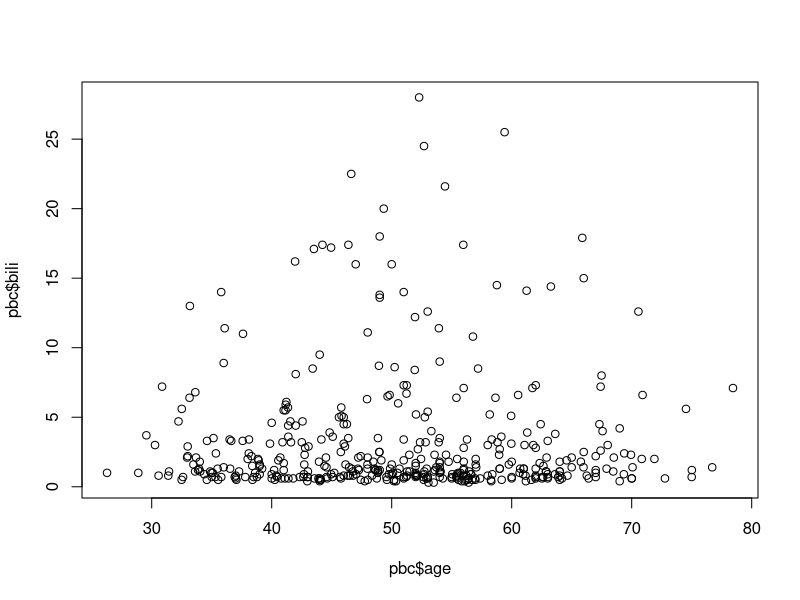
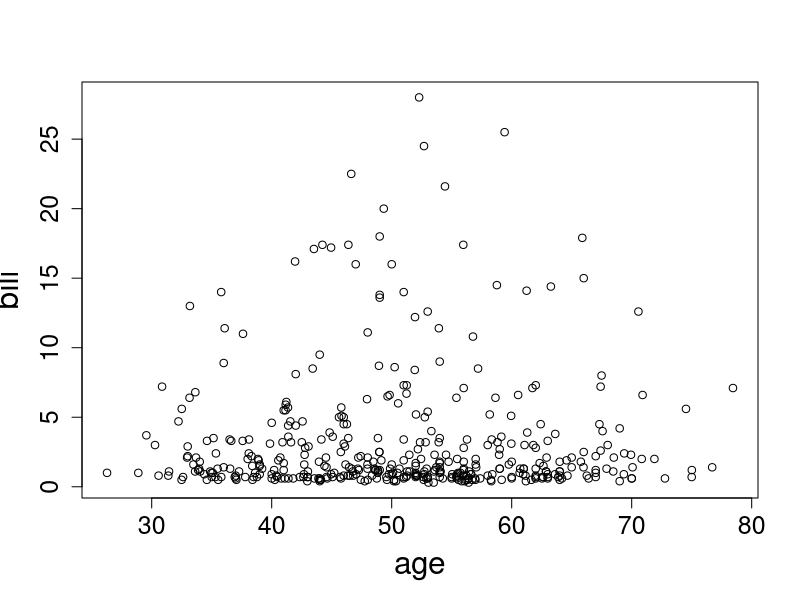
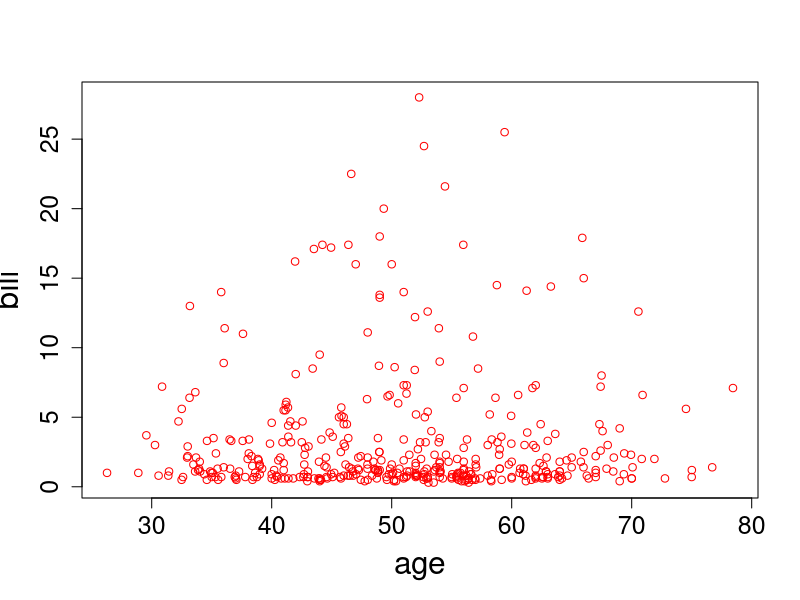
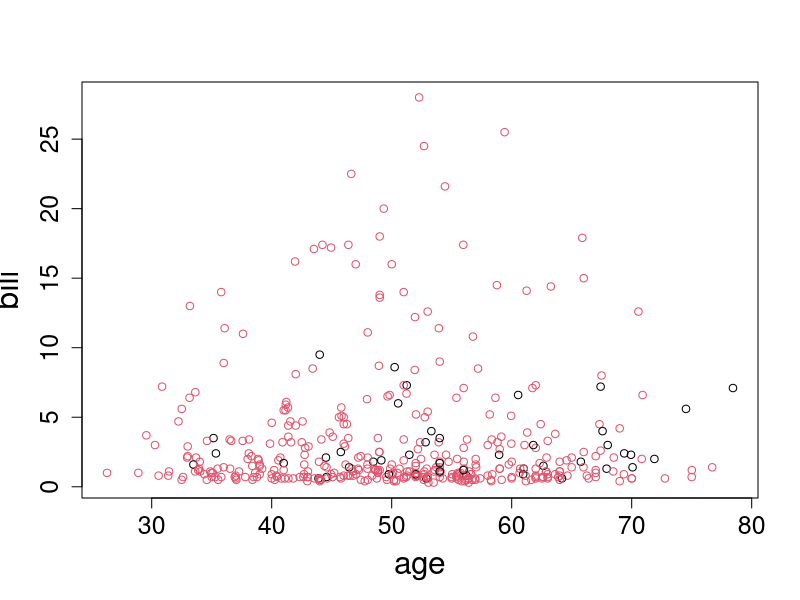
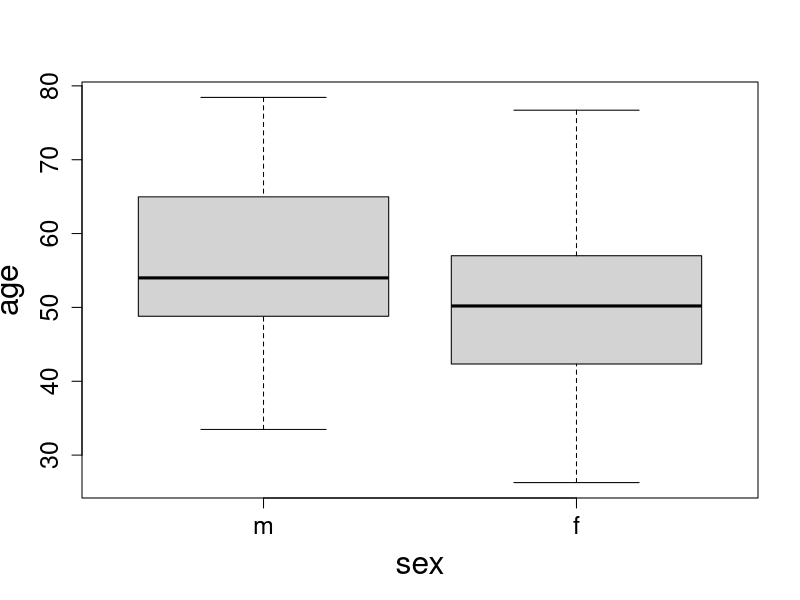
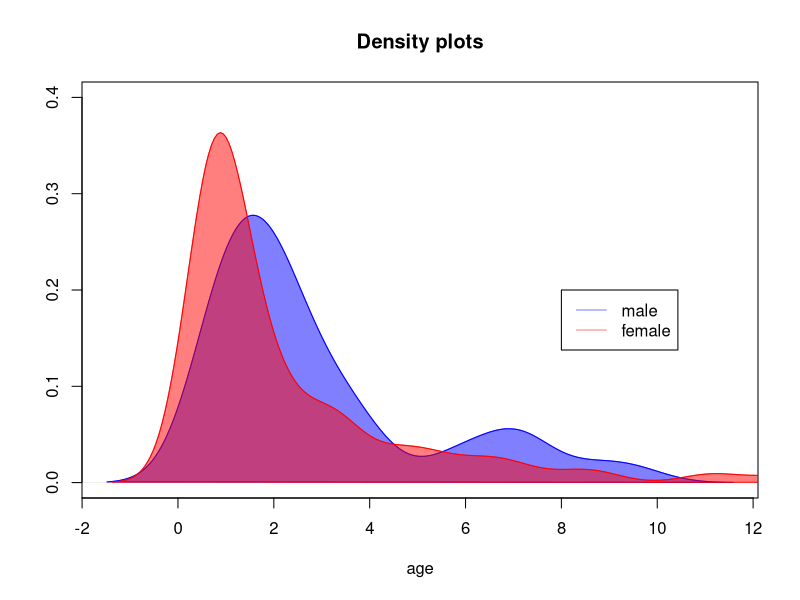
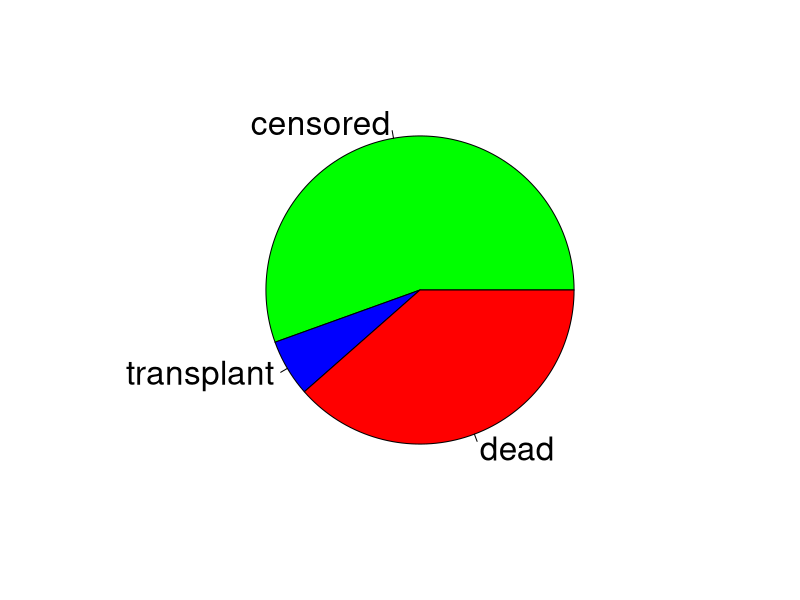

Source code (R) for these figures, in order:
## ---- chunk 1
knitr::knit_hooks$set(
  nospace = function(before, options, envir) {
    if (before) {
      knitr::asis_output("\\vspace*{-1.5ex}")
    }
  }
)

knitr::opts_chunk$set(echo = FALSE, comment=NA)

library(survival)
library(knitr)
library(kableExtra)
library(dplyr)
## ---- chunk 2
dt <- as.data.frame(pbc[1:5,c(1:6,11,12)])
kable(dt, "latex", booktabs = T, align = "c") %>%
 kable_styling(full_width = F) 
## ---- chunk 3
dt <- as.data.frame(pbc[1:5,c(1:6,11,12)])
dt <- format(dt, digits = 7)
dt %>%
 mutate(
   dt = row.names(.),
   age = cell_spec(age, "latex", color = ifelse(age >= 70, "red", "black"), 
                   bold = ifelse(age >= 70, "TRUE", "FALSE"), align = c("c", rep("c", 4))),
   time = cell_spec(time, "latex", align = c("c", rep("c", 4))),
   id = cell_spec(id, "latex", align = c("c", rep("c", 4))),
   sex = cell_spec(sex, "latex", align = c("c", rep("c", 4))),
   status = cell_spec(status, "latex", align = c("c", rep("c", 4))),
   trt = cell_spec(trt, "latex", align = c("c", rep("c", 4))),
   bili = cell_spec(bili, "latex", align = c("c", rep("c", 4))),
   chol = cell_spec(chol, "latex", align = c("c", rep("c", 4))),
   )%>%
select(id, time, status, trt, age, sex, bili, chol) %>%
kable("latex", escape = F, booktabs = T, align = "c")  %>%
kable_styling(position = "center", full_width = F)
## ---- chunk 4
dt <- as.data.frame(pbc[1:5,c(1:6,11,12)])
kable(dt, "latex", booktabs = T, align = "c") %>%
 kable_styling(full_width = F) %>%
 column_spec(3, bold = TRUE, color = "red")
## ---- chunk 5
dt <- as.data.frame(pbc[1:5,c(1:6,11,12)])
kable(dt, "latex", booktabs = T, align = "c") %>%
 kable_styling(full_width = F) %>%
 column_spec(2, bold = TRUE, color = "red")
## ---- chunk 6
dt <- as.data.frame(pbc[1:5,c(1:6,11,12)])
kable(dt, "latex", booktabs = T, align = "c") %>%
 kable_styling(full_width = F) %>%
 column_spec(2:3, bold = TRUE, color = "red")
## ---- chunk 7
dt <- as.data.frame(pbc[1:5,c(1:6,11,12)])
kable(dt, "latex", booktabs = T, align = "c") %>%
 kable_styling(full_width = F) %>%
 column_spec(7:8, bold = TRUE, color = "red")
## ---- chunk 8
103473
## ---- chunk 9
x <- 103473
x
## ---- chunk 10
y <- 103473 + 100000
y
## ---- chunk 11
0/0
## ---- chunk 12
dt <- as.data.frame(pbc[1:5,c(1:6,11,12)])
kable(dt, "latex", booktabs = T, digits = 2) %>%
 kable_styling(full_width = F) 
## ---- chunk 13
str(pbc[,c("id", "time", "status", "trt", "age", "sex", "bili", "chol")])
## ---- chunk 14
mode(pbc$age)
## ---- chunk 15
pbc[1:6, c("age")]
## ---- chunk 16
pbc[1:6, c("age", "bili", "chol")]
## ---- chunk 17
pbc[1:6, c("id", "sex", "bili", "chol")]
## ---- chunk 18
list(pbc[1:6, c("sex")], pbc[1:2, c("sex", "bili")], pbc$age[1:4])
## ---- chunk 19
vec <- c(1, 2, 3, 4, 5)
vec
vec <- c(1:5)
vec
## ---- chunk 20
vec <- c(1, 2, 3, 4, 5, 6)
mat <- matrix(vec, 3, 3)
mat 
## ---- chunk 21
vec <- c(1, 2, 3, 4, 5, 6)
mat <- matrix(vec, 3, 3, 
              byrow = TRUE)
mat
## ---- chunk 22
dtf <- data.frame(pbc$sex, pbc$age)
dtf[1:3,]
## ---- chunk 23
dtf <- data.frame(Gender = pbc$sex, 
                  Age = pbc$age)
dtf[1:3,]
## ---- chunk 24
list1 <- list(vec = c(1:5), mat = pbc[1:2, c("age", "sex")])
list1
## ---- chunk 25
DF <- format(pbc[,c("id", "time", "status", "trt", "age", 
                    "sex", "bili", "chol")], digits = 2)
head(DF)
## ---- chunk 26
DF <- pbc[,c("id", "time", "status", "trt", "age", 
                    "sex", "bili", "chol")]
DF$trt <- factor(DF$trt, levels = c(1, 2), 
                 labels = c("D-penicillmain", "placebo"))
head(DF)
## ---- chunk 27
DF <- pbc[,c("id", "time", "status", "trt", "age", 
                    "sex", "bili", "chol")]
DF$time <- DF$time/30
DF$time_years <- DF$time/12
head(DF)
## ---- chunk 28
head(pbc[,c("id", "time", "status", "trt", "age", 
                    "sex", "bili", "chol")])
## ---- chunk 29
head(pbcseq[, c("id", "futime", "status", "trt", "age", "day",
                    "sex", "bili", "chol")])
## ---- chunk 30
mean(pbc$age)
## ---- chunk 31
plot(pbc$age, pbc$bili)
## ---- chunk 32
plot(pbc$age, pbc$bili, xlab = "age", ylab = "bili", 
     cex.lab = 1.9, cex.axis = 1.5)
## ---- chunk 33
plot(pbc$age, pbc$bili, xlab = "age", ylab = "bili", 
     cex.lab = 1.9, cex.axis = 1.5, col = "red")
## ---- chunk 34
plot(pbc$age, pbc$bili, xlab = "age", ylab = "bili", 
     cex.lab = 1.9, cex.axis = 1.5, col = pbc$sex)
## ---- chunk 35
boxplot(pbc$age ~ pbc$sex, xlab = "sex", ylab = "age", 
     cex.lab = 1.9, cex.axis = 1.5)
## ---- chunk 36
pbc_male_bili <- pbc$bili[pbc$sex == "m"]
pbc_female_bili <- pbc$bili[pbc$sex == "f"]
plot(density(pbc_male_bili), col = rgb(0,0,1,0.5), 
     main = "Density plots", xlab = "age", ylab = "", ylim = c(0,0.4))
polygon(density(pbc_male_bili), col = rgb(0,0,1,0.5), 
        border = "blue")
lines(density(pbc_female_bili), col = rgb(1,0,0,0.5))
polygon(density(pbc_female_bili), col = rgb(1,0,0,0.5), 
        border = "red")
legend(8,0.2, c("male", "female"), 
       col = c(rgb(0,0,1,0.5), rgb(1,0,0,0.5)), lty = 1)
## ---- chunk 37
pbc$status <- factor(pbc$status, levels = c(0, 1, 2), 
                     labels = c("censored", "transplant", "dead"))
pie(prop.table(table(pbc$status)), 
    col = c("green", "blue", "red"), cex = 2)
## ---- chunk 38
x <- c(6:17)
x
x[2]
## ---- chunk 39
x[c(2,3,4)]
## ---- chunk 40
x <- c(6:17)
x
x[c(2,2,2)]
## ---- chunk 41
x <- c(6:17)
x
x[-5]
## ---- chunk 42
x <- c(6:10)
y <- c(TRUE, FALSE, FALSE, FALSE, FALSE)
x[y]
## ---- chunk 43
x <- c(6:10)
x[x > 7]
x[x > 7 & x > 9]
x[x > 7 | x > 9]
## ---- chunk 44
x <- c(foo=5, bar=4, one=7, two=12, three=2)
x[c('foo', 'one')]
## ---- chunk 45
mat <- matrix(1:6, 3, 3)
mat
mat[2, 2]
## ---- chunk 46
mat <- matrix(1:6, 3, 3)
mat
mat[2, ]
## ---- chunk 47
DF <- data.frame(x = 1:4, 
          y = c(35, 23, 14, 45))
DF
## ---- chunk 48
DF[2]
## ---- chunk 49
head(pbc$time)
## ---- chunk 50
DF <- data.frame(x = 1:3, 
          y = c(35, 23, 14))
DF
## ---- chunk 51
DF[2, ]
## ---- chunk 52
DF[DF$y < 30, ]
## ---- chunk 53
pbcDF <- data.frame(pbc)
head(pbc[pbc$sex == "m", 1:7])
## ---- chunk 54
pbcDF <- data.frame(pbc)
head(pbc[pbc$age > 30 | pbc$sex == "f", 1:7])
## ---- chunk 55
pbcDF <- data.frame(pbc)
head(pbc[pbc$age > 30 & pbc$sex == "f", 1:7])
## ---- chunk 56
mylist <- list(y = c(14, 45), z = c("m", "f", "f"))
mylist[2]
## ---- chunk 57
mylist <- list(y = c(14, 45), z = c("m", "f", "f"))
mylist[[2]]
## ---- chunk 58
mylist <- list(y = c(14, 45), z = c("m", "f", "f"))
mylist
mylist$y
